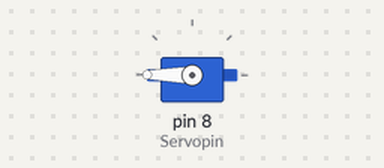
A sketch run on a simulated Arduino Uno, built with avr-gcc and run on an emulated ATmega328P. Shown: servo.

Above: at 0.05 s.
At 0.65 s:
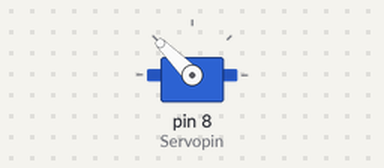
At 1.25 s:
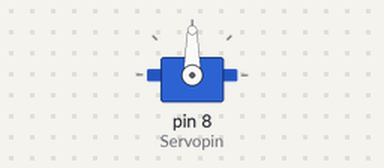
At 2.5 s:
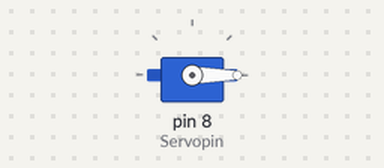
Timing chart, 0 to 5.8 s (numbered marks = the images above):
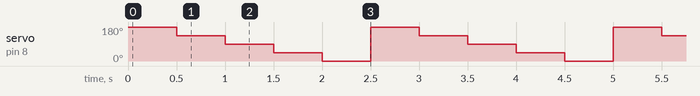

The sketch:

05c.ino
```cpp
#include <servo.h>
Servo s1;
int Servopin = 8;
void setup()
{
    s1.attach(Servopin);
}
void loop()
{
    for (int i = 180; i >= 0; i -= 45)
    {
        s1.write(i);
        delay(500);
    }
}
```

Measured:
- by itself, servo on pin 8 (Servopin): repeats every 2.5 s: 90° 0.50 s, 45° 0.50 s, 0° 0.50 s, 180° 0.50 s, 135° 0.50 s
